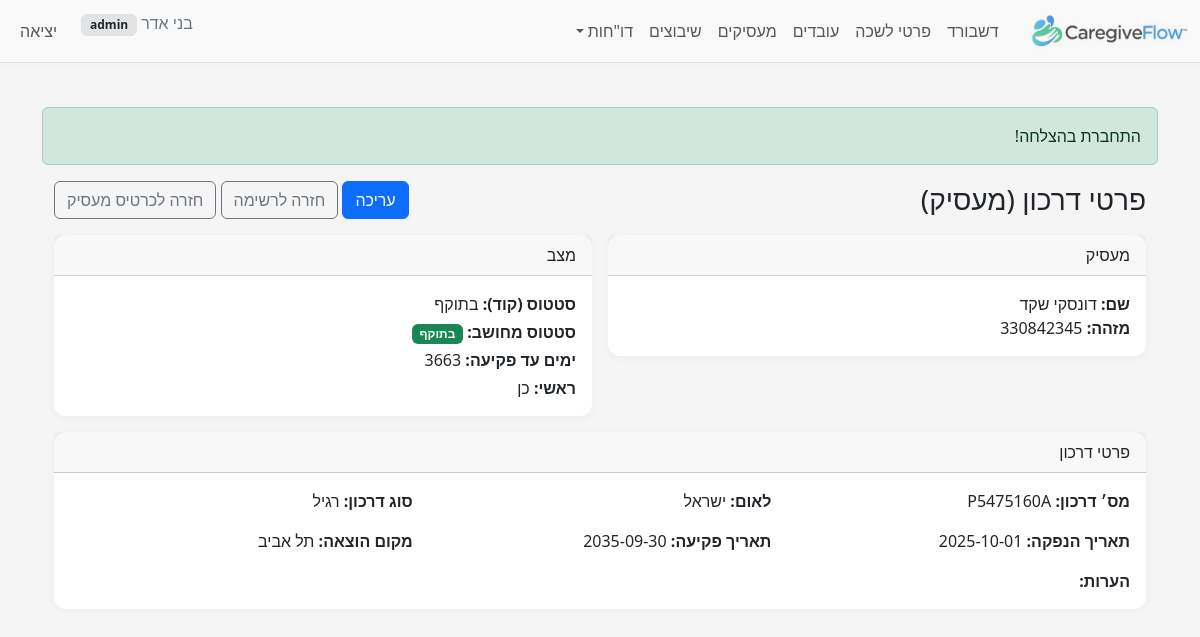
The page /index.php?r=employer_passports/view&id=3&employer_id=1 (signed in) on the database its author committed.
### tables this page shows
CREATE TABLE `employers` (
  `id` bigint(20) UNSIGNED NOT NULL,
  `id_type_code` tinyint(3) UNSIGNED NOT NULL,
  `id_number` varchar(20) NOT NULL,
  `passport_number` varchar(20) DEFAULT NULL,
  `last_name` varchar(60) NOT NULL,
  `first_name` varchar(60) NOT NULL,
  `gender_code` tinyint(3) UNSIGNED DEFAULT NULL COMMENT 'Employer gender (1=male,2=female per BAFI)',
  `phone` varchar(10) DEFAULT NULL,
  `phone_prefix_il` varchar(4) DEFAULT NULL,
  `phone_number_il` varchar(10) DEFAULT NULL,
  `phone_alt` varchar(30) DEFAULT NULL,
  `email` varchar(120) DEFAULT NULL,
  `birth_date` date DEFAULT NULL,
  `birth_year` smallint(5) UNSIGNED DEFAULT NULL COMMENT 'Employer birth year (yyyy)',
  `city_code` int(10) UNSIGNED DEFAULT NULL,
  `city_name_he` varchar(120) DEFAULT NULL,
  `street_code` int(10) UNSIGNED DEFAULT NULL,
  `street_name_he` varchar(120) DEFAULT NULL,
  `foreign_country_code` int(10) UNSIGNED DEFAULT NULL COMMENT 'MoI country numeric code for foreign employer',
  `house_no` varchar(10) DEFAULT NULL,
  `apartment` varchar(10) DEFAULT NULL,
  `zipcode` varchar(10) DEFAULT NULL,
  `notes` text DEFAULT NULL,
  `created_at` timestamp NOT NULL DEFAULT current_timestamp(),
  `updated_at` timestamp NULL DEFAULT current_timestamp() ON UPDATE current_timestamp(),
  `company_name` varchar(150) DEFAULT NULL,
  `contact_email` varchar(120) DEFAULT NULL,
  `contact_name` varchar(120) DEFAULT NULL,
  `contact_phone` varchar(30) DEFAULT NULL
);

CREATE TABLE `employer_passports` (
  `id` bigint(20) UNSIGNED NOT NULL,
  `employer_id` bigint(20) UNSIGNED NOT NULL,
  `passport_number` varchar(60) NOT NULL,
  `issuing_country_code` char(2) NOT NULL,
  `passport_type_code` tinyint(3) UNSIGNED DEFAULT NULL,
  `country_code` int(10) UNSIGNED DEFAULT NULL,
  `issue_date` date DEFAULT NULL,
  `expiry_date` date DEFAULT NULL,
  `is_primary` tinyint(1) NOT NULL DEFAULT 0,
  `issue_place` varchar(120) DEFAULT NULL,
  `status_code` tinyint(3) UNSIGNED DEFAULT NULL,
  `notes` text DEFAULT NULL,
  `created_at` timestamp NULL DEFAULT current_timestamp(),
  `updated_at` timestamp NULL DEFAULT current_timestamp() ON UPDATE current_timestamp()
);

### src/controllers/EmployerPassportsController.php (called while the page is built, shortened)
<?php
require_once __DIR__ . '/../models/EmployerPassport.php';
require_once __DIR__ . '/../services/EmployerPassportService.php';
class EmployerPassportsController
{
    public static function view(PDO $pdo)
    {
        $m = new EmployerPassport($pdo);
        $id = (int)($_GET['id'] ?? 0);
        $item = $m->find($id);
        $emp = self::employer_brief($pdo, (int)$item['employer_id']);
        $status_name = self::status_codes($pdo)[$item['status_code']] ?? null;
        $type_name   = $item['passport_type_code'] !== null ? (self::type_codes($pdo)[$item['passport_type_code']] ?? null) : null;
        $country_name = $item['country_code'] !== null ? (self::country_codes($pdo)[$item['country_code']] ?? null) : null;
        $derived_status_code = EmployerPassportService::derivedStatusCode($item['status_code'] ?? null, $item['expiry_date'] ?? null);
        $days_left = EmployerPassportService::daysUntilExpiry($item['expiry_date'] ?? null);
        require __DIR__.'/../../views/employer_passports/view.php';
    }
    private static function status_codes(PDO $pdo): array
    {
        $rows = $pdo->query("SELECT passport_status_code AS code, name_he FROM passport_status_codes ORDER BY code")
                    ->fetchAll(PDO::FETCH_ASSOC);
        $out = []; foreach ($rows as $r) { $out[(int)$r['code']] = $r['name_he']; } return $out;
    }
    private static function type_codes(PDO $pdo): array
    {
        $rows = $pdo->query("SELECT passport_type_code AS code, name_he FROM passport_type_codes ORDER BY code")
                    ->fetchAll(PDO::FETCH_ASSOC);
        $out = []; foreach ($rows as $r) { $out[(int)$r['code']] = $r['name_he']; } return $out;
    }
    private static function country_codes(PDO $pdo): array
    {
        $rows = $pdo->query("SELECT country_code AS code, name_he FROM countries ORDER BY name_he")
                    ->fetchAll(PDO::FETCH_ASSOC);
        $out = []; foreach ($rows as $r) { $out[(int)$r['code']] = $r['name_he']; } return $out;
    }
    private static function employer_brief(PDO $pdo, int $id): ?array
    {
        $stmt = $pdo->prepare("SELECT id, first_name, last_name, id_number, passport_number FROM employers WHERE id = :id");
        $stmt->execute([':id' => $id]);
        $row = $stmt->fetch(PDO::FETCH_ASSOC);
        return $row ?: null;
    }
}

### public/index.php (called while the page is built, shortened)
<?php
require __DIR__ . '/../src/helpers.php';
$pdo = db();
$route = $_GET['r'] ?? 'dashboard/index';
[$ctrl, $action] = array_pad(explode('/', $route, 2), 2, 'index');
$action = strtok($action, '&?');
$action = preg_replace('/[^A-Za-z0-9_]/', '', $action);
$controllerClass = preg_replace('/[^A-Za-z0-9]/', '', ucwords(str_replace(['_', '-'], ' ', $ctrl))) . 'Controller';
call_user_func([$controllerClass, $action], $pdo);

### src/models/EmployerPassport.php (called while the page is built, shortened)
<?php
class EmployerPassport
{
    private $pdo;
    public function __construct(PDO $pdo)
    {
        $this->pdo = $pdo;
    }
    public function find(int $id): ?array
    {
        $stmt = $this->pdo->prepare("SELECT * FROM employer_passports WHERE id = :id");
        $stmt->execute([':id' => $id]);
        $row = $stmt->fetch(PDO::FETCH_ASSOC);
        return $row ?: null;
    }
}

### src/helpers.php (called while the page is built, shortened)
<?php
function e($str): string { return htmlspecialchars((string)$str, ENT_QUOTES | ENT_SUBSTITUTE, 'UTF-8'); }

### src/services/EmployerPassportService.php (called while the page is built, shortened)
<?php
class EmployerPassportService
{
    public static function derivedStatusCode($status_code, ?string $expiry_date)
    {
        return is_numeric($status_code) ? (int)$status_code : null;
    }
    public static function daysUntilExpiry(?string $expiry_date): ?int
    {
        $d = (new DateTime($expiry_date))->setTime(0,0,0);
        $t = (new DateTime('today'))->setTime(0,0,0);
        return (int)$t->diff($d)->format('%r%a');
    }
}

### views/employer_passports/view.php (the view, shortened to what this page needs)
<?php require __DIR__ . '/../layout/header.php'; ?>
<div class="container" dir="rtl">
    <div class="d-flex justify-content-between align-items-center mb-3">
        <h3 class="m-0">פרטי דרכון (מעסיק)</h3>
        <div>
            <a class="btn btn-primary" href="?r=employer_passports/edit&id=<?= e($item['id']) ?>">עריכה</a>
            <a class="btn btn-outline-secondary" href="?r=employer_passports/index&employer_id=<?= e($_GET['employer_id']) ?>">חזרה לרשימה</a>
            <a class="btn btn-outline-secondary" href="?r=employers/show&id=<?= e($emp['id']) ?>">חזרה לכרטיס מעסיק</a>
        </div>
    </div>
    <div class="row g-3">
        <div class="col-md-6">
            <div class="card">
                <div class="card-header">מעסיק</div>
                <div class="card-body">
                    <?php if ($emp): ?>
                        <div><strong>שם:</strong> <?= e($emp['last_name'].' '.$emp['first_name']) ?></div>
                        <div><strong>מזהה:</strong> <?= e($emp['id_number'] ?? $emp['passport_number'] ?? '') ?></div>
                    <?php else: ?>
                        <div class="text-muted">—</div>
                    <?php endif; ?>
                </div>
            </div>
        </div>
        <div class="col-md-6">
            <div class="card">
                <div class="card-header">מצב</div>
                <div class="card-body">
                    <div class="mb-1"><strong>סטטוס (קוד):</strong> <?= e($status_name ?? '—') ?></div>
                    <div class="mb-1"><strong>סטטוס מחושב:</strong>
                        <?php if ($derived_status_code === 'expired'): ?>
                            <span class="badge bg-danger">פג</span>
                        <?php else: ?>
                            <span class="badge bg-success">בתוקף</span>
                        <?php endif; ?>
                    </div>
                    <div class="mb-1"><strong>ימים עד פקיעה:</strong>
                        <?php if (is_null($days_left)): ?>—
                        <?php elseif ($days_left < 0): ?><span class="text-danger"><?= e($days_left) ?></span>
                        <?php elseif ($days_left <= 30): ?><span class="text-warning"><?= e($days_left) ?></span>
                        <?php else: ?><?= e($days_left) ?>
                        <?php endif; ?>
                    </div>
                    <div class="mb-0"><strong>ראשי:</strong> <?= !empty($item['is_primary']) ? 'כן' : 'לא' ?></div>
                </div>
            </div>
        </div>
        <div class="col-12">
            <div class="card">
                <div class="card-header">פרטי דרכון</div>
                <div class="card-body">
                    <div class="row g-3">
                        <div class="col-md-4"><strong>מס׳ דרכון:</strong> <?= e($item['passport_number'] ?? '') ?></div>
                        <div class="col-md-4"><strong>לאום:</strong> <?= e($country_name ?? '') ?></div>
                        <div class="col-md-4"><strong>סוג דרכון:</strong> <?= e($type_name ?? '') ?></div>
                        <div class="col-md-4"><strong>תאריך הנפקה:</strong> <?= e($item['issue_date'] ?? '') ?></div>
                        <div class="col-md-4"><strong>תאריך פקיעה:</strong> <?= e($item['expiry_date'] ?? '') ?></div>
                        <div class="col-md-4"><strong>מקום הוצאה:</strong> <?= e($item['issue_place'] ?? '') ?></div>
                        <div class="col-12"><strong>הערות:</strong><br><?= nl2br(e($item['notes'] ?? '')) ?></div>
                    </div>
                </div>
            </div>
        </div>
    </div>
</div>
<?php require __DIR__ . '/../layout/footer.php'; ?>

### public/assets/css/style.css (style rules this page uses)
body { background-color: #f5f5f5; color: #212529; }
.card { border: 0; box-shadow: 0 2px 10px rgba(0,0,0,.04); border-radius: .75rem; }

### rows shown on the page
employers: last_name+first_name "דונסקי שקד", id_number "330842345"
employer_passports: expiry_date "3663", passport_number "P5475160A", issue_date "2025-10-01", expiry_date "2035-09-30", issue_place "תל אביב"

### other values the page prints
$u['display_name'] "בני אדר"
$u['role'] "admin"
$f['msg'] "התחברת בהצלחה!"
$status_name "בתוקף"
$country_name "ישראל"
$type_name "רגיל"
